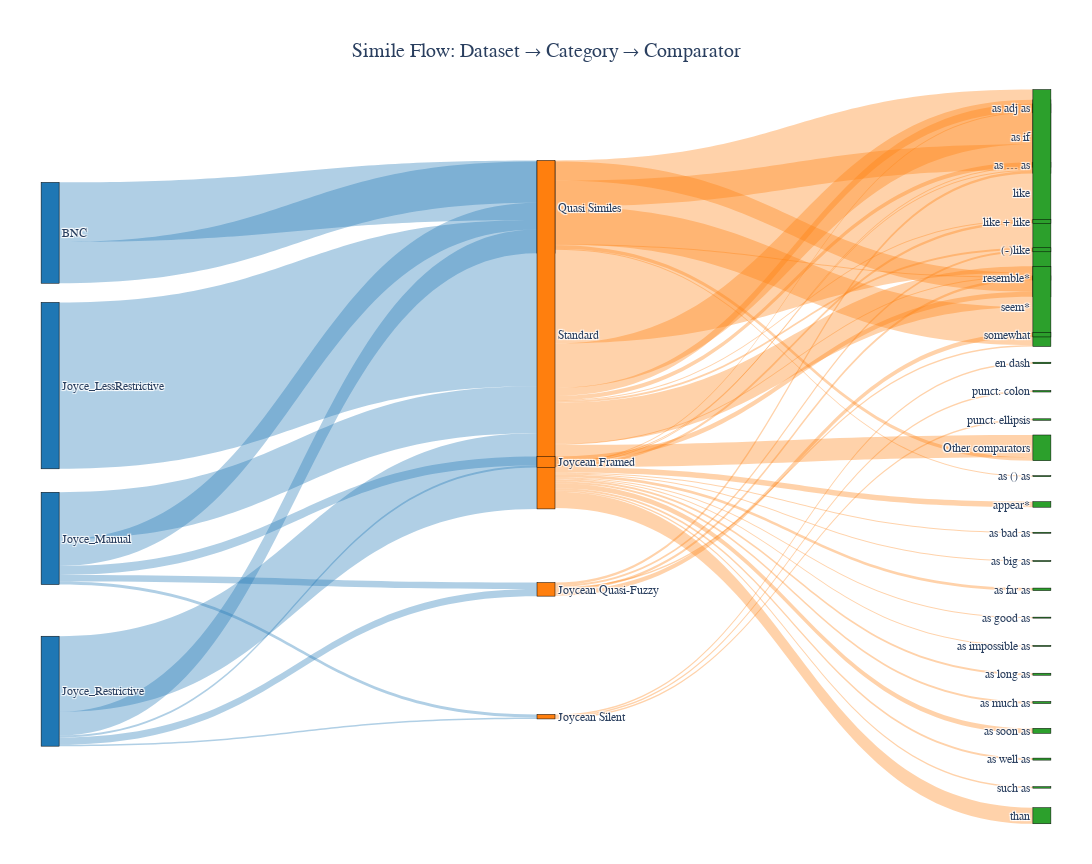

The code cell stored with this chart in its notebook:
### Code cell
# =============================================================================
# Tripartite Sankey (with more comparators): Dataset → Category → Comparator
# =============================================================================
import os, re
import numpy as np
import pandas as pd
import plotly.graph_objects as go
from collections import OrderedDict

# ---------- Controls (tweak here) ----------
TOP_N_COMPARATORS = 30       # Increase this (e.g., 50) or set to None for ALL
MIN_LINK_COUNT    = 2        # Drop very rare links (< this count)
MAX_LABEL_CHARS   = 22       # Truncate long comparator labels

# ---------- Load the most up-to-date dataset ----------
def _pick_df():
    for name in ("GLOBAL_DF", "df_vis", "results_df", "df"):
        if name in globals() and isinstance(globals()[name], pd.DataFrame) and not globals()[name].empty:
            print(f"Using in-memory dataset: {name} ({len(globals()[name])} rows)")
            return globals()[name].copy()
    for p in [
        "comprehensive_linguistic_analysis_enriched.csv",
        "comprehensive_linguistic_analysis_corrected.csv",
        "comprehensive_linguistic_analysis.csv",
        "/content/comprehensive_linguistic_analysis_enriched.csv",
        "/content/comprehensive_linguistic_analysis_corrected.csv",
        "/content/comprehensive_linguistic_analysis.csv",
    ]:
        if os.path.exists(p):
            df = pd.read_csv(p)
            print(f"Loaded dataset from disk: {p} ({len(df)} rows)")
            return df
    raise FileNotFoundError("No comprehensive dataset found.")

df = _pick_df()

# ---------- Normalization helpers ----------
DATASET_MAP = {
    "Manual_CloseReading": "Joyce_Manual",
    "Restrictive_Dubliners": "Joyce_Restrictive",
    "NLP_LessRestrictive_PG": "Joyce_LessRestrictive",
    "BNC_Baseline": "BNC",
}
CAT_DISPLAY_MAP = {
    "Quasi_Similes": "Quasi Similes",
    "Joycean_Quasi": "Quasi Similes",     # merged with BNC ‘Quasi_Similes’
    "Joycean_Framed": "Joycean Framed",
    "Joycean_Silent": "Joycean Silent",
    "Joycean_Quasi_Fuzzy": "Joycean Quasi-Fuzzy",
    "Standard": "Standard",
    "Uncategorized": "Uncategorized",
}

def normalize_dataset(x: str) -> str:
    return DATASET_MAP.get(str(x), str(x))

def normalize_category(x: str) -> str:
    x = str(x)
    return CAT_DISPLAY_MAP.get(x, x.replace("_", " ").title())

def normalize_comparator(x: str) -> str:
    s = str(x).strip().lower()
    if not s or s in {"nan", "none", "unknown"}:
        return "Unknown / Other"
    # common families
    if s == "like": return "like"
    if s in {"as", "as ... as"}: return "as … as"
    if s in {"as if", "as-if"}: return "as if"
    if s in {"as though", "as-though"}: return "as though"
    if s in {"than"}: return "than"
    if s in {":", "colon"}: return "punct: colon"
    if s in {";", "semicolon"}: return "punct: semicolon"
    if s in {"…", "...", "ellipsis"}: return "punct: ellipsis"
    if s in {"—", "–", "-"}: return "punct: dash"
    if s.startswith("resembl"): return "resemble*"
    if s.startswith("seem"): return "seem*"
    if s.startswith("appear"): return "appear*"
    if s.startswith("compare"): return "compare*"
    # fallback: tidy + truncate
    s = re.sub(r"\s+", " ", s).strip()
    return s if len(s) <= MAX_LABEL_CHARS else s[:MAX_LABEL_CHARS-1] + "…"

# ---------- Prepare data ----------
if "Original_Dataset" not in df.columns or "Category_Framework" not in df.columns:
    raise RuntimeError("Dataset missing required columns.")

df["Dataset_Short"]    = df["Original_Dataset"].map(normalize_dataset)
df["Category_Display"] = df["Category_Framework"].map(normalize_category)
df["Comparator_Short"] = df.get("Comparator_Type", "").map(normalize_comparator)

df_use = df[~df["Category_Display"].isna()].copy()
print(f"Rows used for Sankey: {len(df_use)}")

# Comparator selection
comp_counts = df_use["Comparator_Short"].value_counts()
if TOP_N_COMPARATORS is None:
    keep_comps = set(comp_counts.index)
    print(f"Including ALL comparators ({len(keep_comps)})")
else:
    keep_comps = set(comp_counts.head(TOP_N_COMPARATORS).index)
    print(f"Including top {TOP_N_COMPARATORS} comparators (of {comp_counts.size})")

df_use.loc[~df_use["Comparator_Short"].isin(keep_comps), "Comparator_Short"] = "Other comparators"

# ---------- Aggregate links ----------
left = (df_use.groupby(["Dataset_Short", "Category_Display"])
        .size().reset_index(name="count"))
right = (df_use.groupby(["Category_Display", "Comparator_Short"])
         .size().reset_index(name="count"))

# Threshold to avoid hairline links
left  = left[left["count"]  >= MIN_LINK_COUNT]
right = right[right["count"] >= MIN_LINK_COUNT]

# ---------- Nodes (datasets -> categories -> comparators) ----------
datasets    = list(OrderedDict.fromkeys(left["Dataset_Short"].tolist()))
categories  = list(OrderedDict.fromkeys(pd.concat([left["Category_Display"], right["Category_Display"]]).tolist()))
comparators = list(OrderedDict.fromkeys(right["Comparator_Short"].tolist()))
labels = datasets + categories + comparators
idx = {name: i for i, name in enumerate(labels)}

# ---------- Links ----------
def rgba(hex_color, alpha):
    hex_color = hex_color.lstrip("#")
    r = int(hex_color[0:2], 16); g = int(hex_color[2:4], 16); b = int(hex_color[4:6], 16)
    return f"rgba({r},{g},{b},{alpha})"

COL_DATA, COL_CAT, COL_COMP = "#1f77b4", "#ff7f0e", "#2ca02c"

sources, targets, values, colors = [], [], [], []
for _, r in left.iterrows():
    sources.append(idx[r["Dataset_Short"]]); targets.append(idx[r["Category_Display"]]); values.append(int(r["count"]))
    colors.append(rgba(COL_DATA, 0.35))
for _, r in right.iterrows():
    sources.append(idx[r["Category_Display"]]); targets.append(idx[r["Comparator_Short"]]); values.append(int(r["count"]))
    colors.append(rgba(COL_CAT, 0.35))

# ---------- Layout ----------
nD, nC, nK = len(datasets), len(categories), len(comparators)
x = ([0.01]*nD) + ([0.50]*nC) + ([0.99]*nK)
def spaced_y(n):
    if n == 1: return [0.5]
    step = 1.0/(n+1)
    return [step*(i+1) for i in range(n)]
y = spaced_y(nD) + spaced_y(nC) + spaced_y(nK)
node_colors = ([COL_DATA]*nD) + ([COL_CAT]*nC) + ([COL_COMP]*nK)

fig = go.Figure(go.Sankey(
    arrangement="fixed",
    node=dict(
        label=labels,
        pad=12,
        thickness=18,
        color=node_colors,
        x=x, y=y,
        line=dict(color="black", width=0.5)
    ),
    link=dict(
        source=sources, target=targets, value=values, color=colors,
        hovertemplate="<b>%{source.label} → %{target.label}</b><br>Count: %{value}<extra></extra>"
    )
))
fig.update_layout(
    title=dict(
        text="Simile Flow: Dataset → Category → Comparator",
        x=0.5, xanchor="center", y=0.95,
        font=dict(size=20, family="Times New Roman")
    ),
    font=dict(size=12, family="Times New Roman"),
    width=1300,
    height=max(560, 24*max(nC, nK) + 240),   # grow with more comparators
    margin=dict(l=40, r=40, t=80, b=20),
    paper_bgcolor="white"
)

out = "sankey_dataset_category_comparator.html"
fig.write_html(out)
print(f"✓ Saved: {out}")
fig.show()

# Console summary
summary = (pd.DataFrame({"source": [labels[s] for s in sources],
                         "target": [labels[t] for t in targets],
                         "count": values})
           .sort_values("count", ascending=False))
print("\nTop links:")
print(summary.head(15).to_string(index=False))
print(f"\n#Datasets={nD}, #Categories={nC}, #Comparators shown={nK} (threshold={MIN_LINK_COUNT}, topN={TOP_N_COMPARATORS})")

### Figure 1 — Plotly figure (JSON) as saved in the notebook; plotly's stock layout.template omitted (floating-point values rounded to 4 significant figures)
{"data": [{"arrangement": "fixed", "link": {"color": ["rgba(31,119,180,0.35)", "rgba(31,119,180,0.35)", "rgba(31,119,180,0.35)", "rgba(31,119,180,0.35)", "rgba(31,119,180,0.35)", "rgba(31,119,180,0.35)", "rgba(31,119,180,0.35)", "rgba(31,119,180,0.35)", "rgba(31,119,180,0.35)", "rgba(31,119,180,0.35)", "rgba(31,119,180,0.35)", "rgba(31,119,180,0.35)", "rgba(31,119,180,0.35)", "rgba(255,127,14,0.35)", "rgba(255,127,14,0.35)", "rgba(255,127,14,0.35)", "rgba(255,127,14,0.35)", "rgba(255,127,14,0.35)", "rgba(255,127,14,0.35)", "rgba(255,127,14,0.35)", "rgba(255,127,14,0.35)", "rgba(255,127,14,0.35)", "rgba(255,127,14,0.35)", "rgba(255,127,14,0.35)", "rgba(255,127,14,0.35)", "rgba(255,127,14,0.35)", "rgba(255,127,14,0.35)", "rgba(255,127,14,0.35)", "rgba(255,127,14,0.35)", "rgba(255,127,14,0.35)", "rgba(255,127,14,0.35)", "rgba(255,127,14,0.35)", "rgba(255,127,14,0.35)", "rgba(255,127,14,0.35)", "rgba(255,127,14,0.35)", "rgba(255,127,14,0.35)", "rgba(255,127,14,0.35)", "rgba(255,127,14,0.35)", "rgba(255,127,14,0.35)", "rgba(255,127,14,0.35)", "rgba(255,127,14,0.35)", "rgba(255,127,14,0.35)", "rgba(255,127,14,0.35)", "rgba(255,127,14,0.35)", "rgba(255,127,14,0.35)", "rgba(255,127,14,0.35)", "rgba(255,127,14,0.35)", "rgba(255,127,14,0.35)", "rgba(255,127,14,0.35)", "rgba(255,127,14,0.35)", "rgba(255,127,14,0.35)", "rgba(255,127,14,0.35)", "rgba(255,127,14,0.35)"], "hovertemplate": "<b>%{source.label} → %{target.label}</b><br>Count: %{value}<extra></extra>", "source": [0, 0, 1, 2, 2, 2, 2, 2, 3, 3, 3, 3, 3, 6, 6, 6, 6, 6, 7, 7, 7, 7, 7, 8, 8, 8, 4, 4, 4, 4, 4, 4, 5, 5, 5, 5, 5, 5, 5, 5, 5, 5, 5, 5, 5, 5, 5, 5, 5, 5, 5, 5, 5], "target": [4, 5, 5, 6, 7, 8, 4, 5, 6, 7, 8, 4, 5, 9, 10, 11, 12, 13, 14, 10, 15, 16, 17, 18, 19, 20, 21, 22, 10, 12, 15, 16, 14, 21, 23, 9, 24, 25, 26, 27, 10, 28, 29, 30, 31, 32, 11, 12, 13, 15, 16, 33, 34], "value": [82, 118, 330, 18, 13, 6, 53, 93, 4, 14, 3, 47, 150, 2, 2, 2, 10, 5, 4, 5, 5, 3, 9, 3, 3, 3, 7, 2, 51, 38, 2, 75, 4, 44, 11, 16, 2, 2, 5, 2, 88, 2, 4, 4, 10, 4, 8, 363, 2, 2, 81, 3, 32]}, "node": {"color": ["#1f77b4", "#1f77b4", "#1f77b4", "#1f77b4", "#ff7f0e", "#ff7f0e", "#ff7f0e", "#ff7f0e", "#ff7f0e", "#2ca02c", "#2ca02c", "#2ca02c", "#2ca02c", "#2ca02c", "#2ca02c", "#2ca02c", "#2ca02c", "#2ca02c", "#2ca02c", "#2ca02c", "#2ca02c", "#2ca02c", "#2ca02c", "#2ca02c", "#2ca02c", "#2ca02c", "#2ca02c", "#2ca02c", "#2ca02c", "#2ca02c", "#2ca02c", "#2ca02c", "#2ca02c", "#2ca02c", "#2ca02c"], "label": ["BNC", "Joyce_LessRestrictive", "Joyce_Manual", "Joyce_Restrictive", "Quasi Similes", "Standard", "Joycean Framed", "Joycean Quasi-Fuzzy", "Joycean Silent", "as adj as", "as if", "as … as", "like", "like + like", "(-)like", "resemble*", "seem*", "somewhat", "en dash", "punct: colon", "punct: ellipsis", "Other comparators", "as () as", "appear*", "as bad as", "as big as", "as far as", "as good as", "as impossible as", "as long as", "as much as", "as soon as", "as well as", "such as", "than"], "line": {"color": "black", "width": 0.5}, "pad": 12, "thickness": 18, "x": [0.01, 0.01, 0.01, 0.01, 0.5, 0.5, 0.5, 0.5, 0.5, 0.99, 0.99, 0.99, 0.99, 0.99, 0.99, 0.99, 0.99, 0.99, 0.99, 0.99, 0.99, 0.99, 0.99, 0.99, 0.99, 0.99, 0.99, 0.99, 0.99, 0.99, 0.99, 0.99, 0.99, 0.99, 0.99], "y": [0.2, 0.4, 0.6, 0.8, 0.1667, 0.3333, 0.5, 0.6667, 0.8333, 0.03704, 0.07407, 0.1111, 0.1481, 0.1852, 0.2222, 0.2593, 0.2963, 0.3333, 0.3704, 0.4074, 0.4444, 0.4815, 0.5185, 0.5556, 0.5926, 0.6296, 0.6667, 0.7037, 0.7407, 0.7778, 0.8148, 0.8519, 0.8889, 0.9259, 0.963]}, "type": "sankey"}], "layout": {"title": {"font": {"size": 20, "family": "Times New Roman"}, "text": "Simile Flow: Dataset → Category → Comparator", "x": 0.5, "xanchor": "center", "y": 0.95}, "font": {"size": 12, "family": "Times New Roman"}, "margin": {"l": 40, "r": 40, "t": 80, "b": 20}, "width": 1300, "height": 864, "paper_bgcolor": "white"}}
